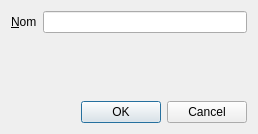
<?xml version="1.0" encoding="UTF-8"?>
<ui version="4.0">
 <class>NewRecipeWindow</class>
 <widget class="QDialog" name="NewRecipeWindow">
  <property name="geometry">
   <rect>
    <x>0</x>
    <y>0</y>
    <width>258</width>
    <height>134</height>
   </rect>
  </property>
  <property name="minimumSize">
   <size>
    <width>0</width>
    <height>0</height>
   </size>
  </property>
  <property name="windowTitle">
   <string>Nouvelle Recette</string>
  </property>
  <layout class="QVBoxLayout" name="verticalLayout">
   <item>
    <layout class="QFormLayout" name="formLayout">
     <item row="0" column="0">
      <widget class="QLabel" name="labelName">
       <property name="text">
        <string>&amp;Nom</string>
       </property>
       <property name="buddy">
        <cstring>lineEditName</cstring>
       </property>
      </widget>
     </item>
     <item row="0" column="1">
      <widget class="QLineEdit" name="lineEditName"/>
     </item>
    </layout>
   </item>
   <item>
    <widget class="QDialogButtonBox" name="buttonBox">
     <property name="orientation">
      <enum>Qt::Horizontal</enum>
     </property>
     <property name="standardButtons">
      <set>QDialogButtonBox::Cancel|QDialogButtonBox::Ok</set>
     </property>
    </widget>
   </item>
  </layout>
 </widget>
 <resources/>
 <connections>
  <connection>
   <sender>buttonBox</sender>
   <signal>accepted()</signal>
   <receiver>NewRecipeWindow</receiver>
   <slot>accept()</slot>
   <hints>
    <hint type="sourcelabel">
     <x>248</x>
     <y>254</y>
    </hint>
    <hint type="destinationlabel">
     <x>157</x>
     <y>274</y>
    </hint>
   </hints>
  </connection>
  <connection>
   <sender>buttonBox</sender>
   <signal>rejected()</signal>
   <receiver>NewRecipeWindow</receiver>
   <slot>reject()</slot>
   <hints>
    <hint type="sourcelabel">
     <x>316</x>
     <y>260</y>
    </hint>
    <hint type="destinationlabel">
     <x>286</x>
     <y>274</y>
    </hint>
   </hints>
  </connection>
 </connections>
</ui>
